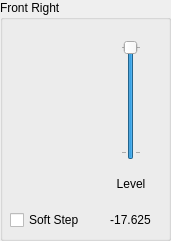
   <widget class="QGroupBox" name="groupBox_12">
    <property name="geometry">
     <rect>
      <x>270</x>
      <y>720</y>
      <width>171</width>
      <height>241</height>
     </rect>
    </property>
    <property name="title">
     <string>Front Right</string>
    </property>
    <widget class="QWidget" name="gridLayoutWidget_13">
     <property name="geometry">
      <rect>
       <x>10</x>
       <y>40</y>
       <width>151</width>
       <height>191</height>
      </rect>
     </property>
     <layout class="QGridLayout" name="gridLayout_13">
      <item row="1" column="1" alignment="Qt::AlignHCenter|Qt::AlignVCenter">
       <widget class="QLabel" name="label_34">
        <property name="minimumSize">
         <size>
          <width>32</width>
          <height>18</height>
         </size>
        </property>
        <property name="maximumSize">
         <size>
          <width>32</width>
          <height>18</height>
         </size>
        </property>
        <property name="text">
         <string>Level</string>
        </property>
        <property name="alignment">
         <set>Qt::AlignCenter</set>
        </property>
       </widget>
      </item>
      <item row="2" column="1" alignment="Qt::AlignHCenter|Qt::AlignVCenter">
       <widget class="QLabel" name="label_35">
        <property name="minimumSize">
         <size>
          <width>45</width>
          <height>18</height>
         </size>
        </property>
        <property name="maximumSize">
         <size>
          <width>45</width>
          <height>18</height>
         </size>
        </property>
        <property name="text">
         <string>-17.625</string>
        </property>
        <property name="alignment">
         <set>Qt::AlignCenter</set>
        </property>
       </widget>
      </item>
      <item row="0" column="1">
       <layout class="QVBoxLayout" name="verticalLayout_16">
        <item alignment="Qt::AlignHCenter">
         <widget class="QSlider" name="verticalSlider_19">
          <property name="minimumSize">
           <size>
            <width>20</width>
            <height>120</height>
           </size>
          </property>
          <property name="maximumSize">
           <size>
            <width>20</width>
            <height>120</height>
           </size>
          </property>
          <property name="minimum">
           <number>-47</number>
          </property>
          <property name="maximum">
           <number>0</number>
          </property>
          <property name="pageStep">
           <number>1</number>
          </property>
          <property name="orientation">
           <enum>Qt::Vertical</enum>
          </property>
          <property name="tickPosition">
           <enum>QSlider::TicksBothSides</enum>
          </property>
          <property name="tickInterval">
           <number>47</number>
          </property>
         </widget>
        </item>
       </layout>
      </item>
      <item row="2" column="0">
       <widget class="QCheckBox" name="checkBox_16">
        <property name="minimumSize">
         <size>
          <width>85</width>
          <height>22</height>
         </size>
        </property>
        <property name="text">
         <string>Soft Step</string>
        </property>
       </widget>
      </item>
     </layout>
    </widget>
   </widget>
